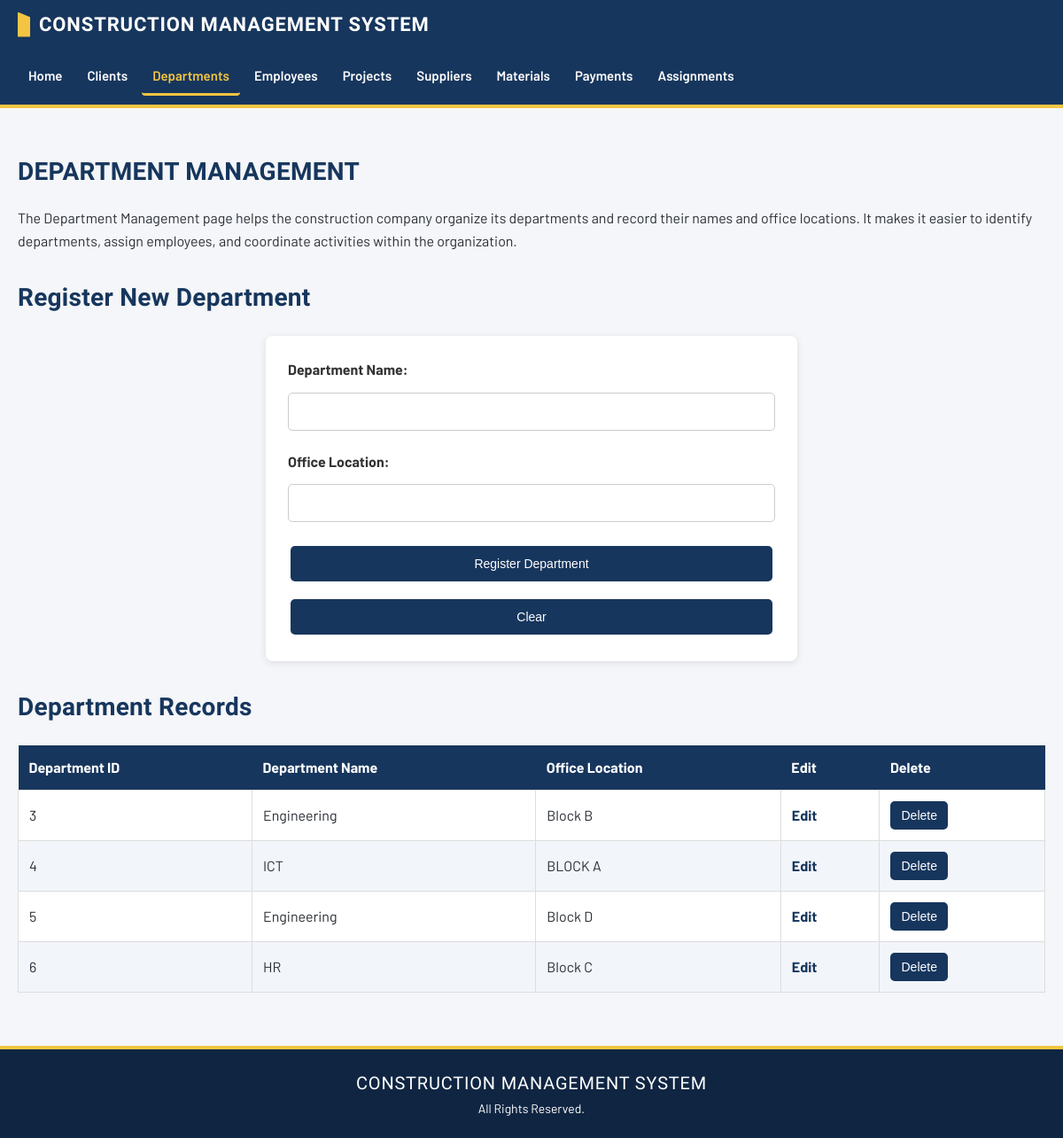
Page /department/ on the committed database.
### myapp/models.py (models this page shows, shortened)
class department(models.Model):
    Department_Name = models.CharField(max_length=100)
    Office_Location = models.CharField(max_length=100)

### myapp/views.py (the view)
# urls.py: path('department/', views.department_view, name='department'),
def department_view(request):
    if request.method == 'POST':
        department.objects.create(
            Department_Name=request.POST.get('Department_Name'),
            Office_Location=request.POST.get('Office_Location')
        )
        return redirect('department')
    all_departments = department.objects.all()
    return render(request, 'department.html', {
        'departments': all_departments
    })

### myapp/templates/department.html (shortened to what this page needs)
{% extends 'base.html' %}
{% block content %}
<h2>DEPARTMENT MANAGEMENT</h2>
<p>
    The Department Management page helps the construction
    company organize its departments and record their
    names and office locations. It makes it easier to
    identify departments, assign employees, and coordinate
    activities within the organization.
</p>
<h2>Register New Department</h2>
<form method="POST">
    <label for="department_name">Department Name:</label>
    <input type="text" id="department_name"
           name="Department_Name" required>
    <label for="office_location">Office Location:</label>
    <input type="text" id="office_location"
           name="Office_Location" required>
    <button type="submit">Register Department</button>
    <button type="reset">Clear</button>
</form>
<h2>Department Records</h2>
<table>
    <thead>
        <tr>
            <th>Department ID</th>
            <th>Department Name</th>
            <th>Office Location</th>
            <th>Edit</th>
            <th>Delete</th>
        </tr>
    </thead>
    <tbody>
        {% for dept in departments %}
        <tr>
            <td>{{ dept.id }}</td>
            <td>{{ dept.Department_Name }}</td>
            <td>{{ dept.Office_Location }}</td>
            <td>
                <a href="{% url 'update_department' dept.id %}">
                    Edit
                </a>
            </td>
            <td>
                <form method="POST"
                      action="{% url 'delete_department' dept.id %}"
                      class="delete-form">
                    <button type="submit"
                            onclick="return confirm('Are you sure you want to delete this department?')">
                        Delete
                    </button>
                </form>
            </td>
        </tr>
        {% empty %}
        <tr>
            <td colspan="5">No department records available.</td>
        </tr>
        {% endfor %}
    </tbody>
</table>
{% endblock %}

### myapp/static/style.css (style rules this page uses)
:root { --navy: #17365d; --navy-dark: #0f2542; --blue: #245a91; --safety: #f4c542; --paper: #f4f6f9; --ink: #2b2f36; --font-body: "Barlow", "Segoe UI", Arial, sans-serif; --font-display: "Barlow Condensed", "Arial Narrow", Arial, sans-serif; }
* { box-sizing: border-box; }
body { font-family: var(--font-body); background-color: var(--paper); color: var(--ink); margin: 0; padding: 0; line-height: 1.6; }
h1, h2 { font-family: var(--font-display); color: var(--navy); letter-spacing: 0.01em; }
h2 { font-size: 28px; margin-top: 30px; margin-bottom: 15px; }
p { font-size: 16px; }
a { color: var(--navy); }
form { background-color: white; max-width: 600px; margin: 20px auto; padding: 25px; border-radius: 8px; box-shadow: 0 2px 8px rgba(0, 0, 0, 0.1); display: flex; flex-direction: column; gap: 10px; }
form label { display: block; font-weight: bold; color: #333; margin-bottom: 3px; }
form input[type="text"], form input[type="email"], form input[type="number"], form input[type="date"], form input[type="password"], form input[type="tel"], form select, form textarea { width: 100%; padding: 12px; border: 1px solid #ccc; border-radius: 5px; font-size: 15px; margin-bottom: 12px; }
form input::placeholder, form textarea::placeholder { color: #999; }
button, input[type="submit"], input[type="reset"] { background-color: var(--navy); color: white; padding: 12px 18px; border: none; border-radius: 5px; cursor: pointer; font-size: 14px; margin: 5px 3px; }
table { width: 100%; border-collapse: collapse; background-color: white; margin-top: 20px; overflow: hidden; }
th { background-color: var(--navy); color: white; padding: 12px; text-align: left; }
td { padding: 12px; border: 1px solid #ddd; }
tr:nth-child(even) { background-color: #f2f5f9; }
table a { color: var(--navy); font-weight: bold; text-decoration: none; }
.delete-form { display: inline; max-width: none; margin: 0; padding: 0; background: transparent; box-shadow: none; }
.delete-form button { margin: 0; padding: 8px 12px; }

### rows in the picture
department: id "3", Department_Name "Engineering", Office_Location "Block B"
department: id "4", Department_Name "ICT", Office_Location "BLOCK A"
department: id "5", Department_Name "Engineering", Office_Location "Block D"
department: id "6", Department_Name "HR", Office_Location "Block C"
